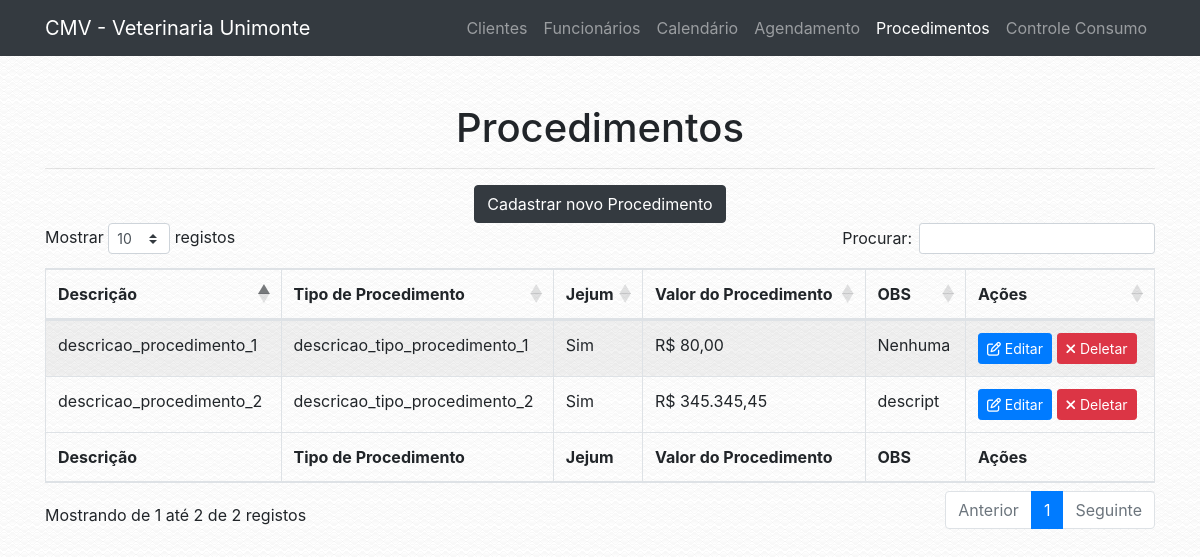
The page /procedimento.php on the database as committed earlier.
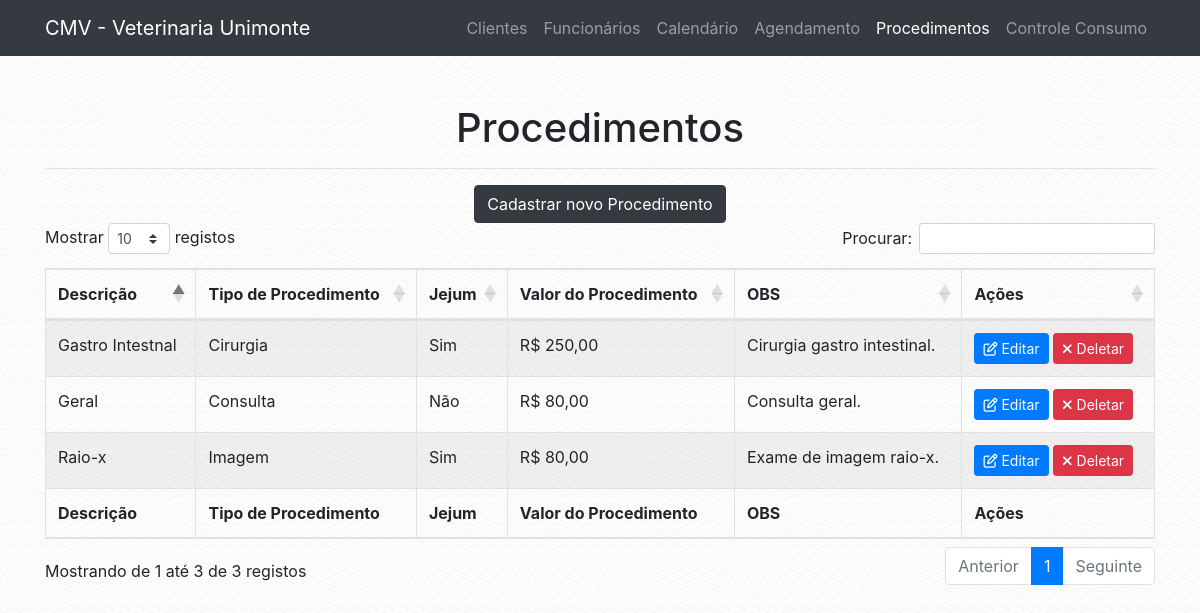
The same page on the database as committed later.
### tables this page shows
CREATE TABLE `tab_procedimento` (
  `COD_PROCEDIMENTO` int(13) NOT NULL,
  `COD_TIPO_PROCEDIMENTO` int(13) NOT NULL,
  `DESCRICAO` varchar(100) NOT NULL,
  `JEJUM` varchar(3) NOT NULL,
  `VALOR_PROCEDIMENTO` decimal(12,2) NOT NULL,
  `OBSERVACAO` varchar(100) NOT NULL
);

CREATE TABLE `tab_tipo_procedimento` (
  `COD_TIPO_PROCEDIMENTO` int(13) NOT NULL,
  `DESCRICAO` varchar(100) NOT NULL
);

### conf/navigation.php (called while the page is built)
<?php
$config = array(
        "name" => "CMV - Veterinaria Unimonte",
        "url" => "http://localhost/vet"
);
?>

### classes/app.php (called while the page is built, shortened)
<?php
class App {
    public function __construct() {
        if (file_exists('./conf/navigation.php')) {
            require './conf/navigation.php';
        } else {
            require '../conf/navigation.php';
        }
        $this->name = $config['name'];
        $this->url = $config['url'];
}
}

### conf/database.php (called while the page is built)
<?php
$conf = array(
        "server" => "localhost",
        "db_name" => "bd_veterinaria",
        "db_user" => "root",
        "db_password" => "root"
);
?>

### classes/dbconnect.php (called while the page is built, shortened)
<?php
class DbConnect {
    public function __construct() {
        $this->tbl_procedimento = "tab_procedimento";
        $this->tbl_tipo_procedimento = "tab_tipo_procedimento";
        if (file_exists('./conf/database.php')) {
            require './conf/database.php';
        } else {
            require '../conf/database.php';
        }
        $host = $conf['server'];
        $db_name = $conf['db_name'];
        $username = $conf['db_user'];
        $password = $conf['db_password'];
        try {
            $this->conn = new \PDO('mysql:host='.$host.';dbname='.$db_name.';charset=utf8', $username, $password);
        } catch (\PDOException $e) {
            die($e->getMessage());
        }
    }
}

### classes/procedimento.php (called while the page is built, shortened)
<?php
class Procedimento extends DbConnect{
    public static function obter_procedimentos(): array {
        $db = new DbConnect;
        $tbl_procedimento = $db->tbl_procedimento;
        try {
            $stmt = $db->conn->prepare("SELECT * FROM $tbl_procedimento");
            $stmt->execute();
            $result = $stmt->fetchAll(\PDO::FETCH_ASSOC);
            $result['status'] = true;
        } catch (\PDOExcepton $e) {
            $result['status'] = false;
            $result['message'] = "Error: " . $e->getMessage();
        }
        return $result;
    }
}

### classes/tipoprocedimento.php (called while the page is built, shortened)
<?php
class TipoProcedimento extends DbConnect{
    public static function obter_tipo_procedimento(int $COD_TIPO_PROCEDIMENTO): string {
        $db = new DbConnect;
        $tbl_tipo_procedimento = $db->tbl_tipo_procedimento;
        try {
            $stmt = $db->conn->prepare("SELECT DESCRICAO FROM $tbl_tipo_procedimento WHERE COD_TIPO_PROCEDIMENTO = :code LIMIT 1");
            $stmt->bindParam(":code", $COD_TIPO_PROCEDIMENTO, \PDO::PARAM_INT);
            $stmt->execute();
            $result = $stmt->fetch(\PDO::FETCH_ASSOC);
            return $result['DESCRICAO'];
        } catch (\PDOExcepton $e) {
            return "Error: " . $e->getMessage();
        }
    }
}

### procedimento.php (the view, shortened to what this page needs)
<?php
$app = new VeterinariaUnimonte\App;
?>
<!DOCTYPE html>
<html lang="en">
  <head>
    <?php
    require 'includes/global.php';
    ?>
  </head>
  <body>
    <?php
    $page_id = 5;
    require 'includes/header.php';
    ?>
    <div class="container">
      <div class="row">
        <div class="col-lg-12">
            <br>
            <br>
            <h1 class="text-center">Procedimentos</h1>
            <hr>
            <?php
if (!isset($_GET['f'])) {
    echo '<div class="text-center"><a href="?f=cadastrar" class="btn btn-dark">Cadastrar novo Procedimento</a></div>';
    echo '
    <table id="medicos" class="table table-striped table-bordered" style="width:100%">
        <thead>
            <tr>
                <th>Descrição</th>
                <th>Tipo de Procedimento</th>
                <th>Jejum</th>
                <th>Valor do Procedimento</th>
                <th>OBS</th>
                <th>Ações</th>
            </tr>
        </thead>
        <tbody>
            ';
            $procedimentos_data = VeterinariaUnimonte\Procedimento::obter_procedimentos();
            foreach ($procedimentos_data as $procedimento) {
            if (isset($procedimento['COD_PROCEDIMENTO'])) {
            echo '<tr>
                <td>'.$procedimento['DESCRICAO'].'</td>
                <td>'.VeterinariaUnimonte\TipoProcedimento::obter_tipo_procedimento($procedimento['COD_TIPO_PROCEDIMENTO']).'</td>
                <td>'.$procedimento['JEJUM'].'</td>
                <td>R$ '.number_format($procedimento['VALOR_PROCEDIMENTO'], 2, ',', '.').'</td>
                <td>'.$procedimento['OBSERVACAO'].'</td>
                <td><a class="btn btn-primary btn-sm" href="?f=edit&id='.$procedimento['COD_PROCEDIMENTO'].'"><i class="fa fa-pencil-square-o" aria-hidden="true"></i> Editar</a> <a class="btn btn-danger btn-sm" href="?f=remove&id='.$procedimento['COD_PROCEDIMENTO'].'"><i class="fa fa-times" aria-hidden="true"></i> Deletar</a></td>
            </tr>';
            }
          }
    echo '</tbody>
        <tfoot>
            <tr>
            <th>Descrição</th>
                <th>Tipo de Procedimento</th>
                <th>Jejum</th>
                <th>Valor do Procedimento</th>
                <th>OBS</th>
                <th>Ações</th>
            </tr>
        </tfoot>
    </table>
    <br><br>
    <link rel="stylesheet" href="'.$app->url.'/vendor/datatables/datatables/media/css/dataTables.bootstrap4.min.css">
          <script src="'.$app->url.'/vendor/datatables/datatables/media/js/jquery.dataTables.min.js"></script>
          <script src="'.$app->url.'/vendor/datatables/datatables/media/js/dataTables.bootstrap4.min.js"></script>
          <script>$(document).ready(function() {
            $("#medicos").DataTable({
              "language": {
                "sEmptyTable":   "Nenhum registro encontrado",
                "sProcessing":   "A processar...",
                "sLengthMenu":   "Mostrar _MENU_ registos",
                "sZeroRecords":  "Não foram encontrados resultados",
                "sInfo":         "Mostrando de _START_ até _END_ de _TOTAL_ registos",
                "sInfoEmpty":    "Mostrando de 0 até 0 de 0 registos",
                "sInfoFiltered": "(filtrado de _MAX_ registos no total)",
                "sInfoPostFix":  "",
                "sSearch":       "Procurar:",
                "sUrl":          "",
                "oPaginate": {
                    "sFirst":    "Primeiro",
                    "sPrevious": "Anterior",
                    "sNext":     "Seguinte",
                    "sLast":     "Último"
                },
                "oAria": {
                    "sSortAscending":  ": Ordenar colunas de forma ascendente",
                    "sSortDescending": ": Ordenar colunas de forma descendente"
                }
              }
          });
        } );</script>';
  } else if ($_GET['f'] == "remove" and isset($_GET['id'])) {
    $remover_procedimento = VeterinariaUnimonte\Procedimento::deletar_procedimento($_GET['id']);
    if ($remover_procedimento['status'] == true) {
      echo '<div class="alert alert-success" role="alert"><i class="fa fa-check"></i> ' . $remover_procedimento['message'] . '</div>';
    } else if ($remover_procedimento['status'] == false) {
      echo '<div class="alert alert-danger" role="alert"><i class="fa fa-times"></i> ' . $remover_procedimento['message'] . '</div>';
    }
  } else if ($_GET['f'] == "edit" and isset($_GET['id'])) {
    $procedimento_data = VeterinariaUnimonte\Procedimento::obter_procedimento($_GET['id']);
    if (isset($procedimento_data['COD_PROCEDIMENTO'])) {
      if (isset($_POST['DESCRICAO'])) {
        $procedimento = VeterinariaUnimonte\Procedimento::alterar_procedimento($procedimento_data['COD_PROCEDIMENTO'], $_POST);
            if ($procedimento['status'] == true) {
              echo '<div class="alert alert-success" role="alert"><i class="fa fa-check"></i> ' . $procedimento['message'] . '</div>';
            } else {
                echo '<div class="alert alert-danger" role="alert"><i class="fa fa-times"></i> <strong>Error!</strong> ' . $procedimento['message'] . '</div>';
            }
    } else {
      ?>
      <form method="POST" action="procedimento.php?f=edit&id=<?php echo $_GET['id']; ?>">
      <div class="form-group">
              <label for="nome">Descrição do Procedimento <span style="color: red;">*</span></label>
              <input type="text" class="form-control" id="DESCRICAO" name="DESCRICAO" placeholder="Ex: Castração" value="<?php echo $procedimento_data['DESCRICAO']; ?>">
            </div>
            <div class="form-group">
              <label for="COD_TIPO_PROCEDIMENTO">Tipo de Procedimento <span style="color: red;">*</span></label>
              <select class="form-control" id="COD_TIPO_PROCEDIMENTO" name="COD_TIPO_PROCEDIMENTO"> <option disabled>Selecione...</option>
              <?php
              foreach (VeterinariaUnimonte\TipoProcedimento::obter_tipo_procedimentos() as $TipoProcedimento) {
              if (isset($TipoProcedimento['COD_TIPO_PROCEDIMENTO'])) {
              echo '<option value="'.$TipoProcedimento['COD_TIPO_PROCEDIMENTO'].'"';
              if ($procedimento_data['COD_TIPO_PROCEDIMENTO'] == $TipoProcedimento['COD_TIPO_PROCEDIMENTO']) {
                echo ' selected';
              }
              echo '>'.$TipoProcedimento['DESCRICAO'].'</option>\n';
              }
              }
              ?>
               </select>
            </div>
            <div class="form-group">
              <label for="JEJUM">Jejum? <span style="color: red;">*</span></label>
              <select class="form-control" id="JEJUM" name="JEJUM">
              <option disabled>Selecione...</option>
              <option value="Sim"<?php if ($procedimento_data['JEJUM'] == "Sim") echo " selected"; ?>>Sim</option>
              <option value="Não"<?php if ($procedimento_data['JEJUM'] == "Não") echo " selected"; ?>>Não</option>
              </select>
            </div>
            <div class="form-group">
              <label for="VALOR_PROCEDIMENTO">Valor Procedimento <span style="color: red;">*</span></label>
              <input type="text" class="form-control" id="VALOR_PROCEDIMENTO" name="VALOR_PROCEDIMENTO" data-thousands="." placeholder="Ex: R$ 80,00" data-decimal="," data-prefix="R$ " value="<?php echo 'R$ '. number_format($procedimento_data['VALOR_PROCEDIMENTO'], 2, ',', '.'); ?>" />
            </div>
              <div class="form-group">
                <label for="OBSERVACAO">Observação <span style="color: red;">*</span></label>
                <textarea class="form-control" id="OBSERVACAO" name="OBSERVACAO" placeholder="Descreva uma observação (se necessário)..."><?php echo $procedimento_data['OBSERVACAO']; ?></textarea>
              </div>
              <hr>
            <div class="text-right">
              <button type="submit" class="btn btn-large btn-success"><i class="fa fa-floppy-o" aria-hidden="true"></i> Salvar Dados</button>
            </div>
            <div id="error_message" style="margin-top: 2%;"></div>
            </div>
            </div>
            </form>
            </div>
            <br><br>
            <script src='<?php echo $app->url; ?>/js/conferir_campos3.js'></script>
    <?php
    }
    } else {
      echo '<div class="alert alert-danger" role="alert"><i class="fa fa-times"></i> Esse funcionário não existe ou acabou de ser removido.</div>';
    }
}
?>
  </body>
</html>

### includes/global.php
<?php
echo '<meta charset="utf-8">
      <meta name="viewport" content="width=device-width, initial-scale=1, shrink-to-fit=no">
      <meta name="description" content="Vet System">
      <meta name="author" content="THIAGO CASSIMIRO DE MELO OLIVEIRA, HUMBERTO ROCHA GUIMARÃES, HENRIQUE KOZLOV SOUZA, GABRIEL RUIZ GUIMARÃES MELITO, VALDIR SANTOS JÚNIOR, GABRIEL LOPES SOUZA, VICTOR SILVERIO DE SOUZA JUNIOR, MARIA HELENA DA SILVA ARAÚJO, JOÃO VICTOR NUNES DOS SANTOS, MARCOS VINÍCIUS ASSUNÇÃO F. OLIVIEIRA">
      <link rel="icon" type="image/png" href="'.$app->url.'/images/favicon.ico">
      <script src="'.$app->url.'/vendor/components/jquery/jquery.min.js" type="application/javascript"></script>
      <script src="'.$app->url.'/vendor/components/bootstrap/js/bootstrap.min.js" type="application/javascript"></script>
      <link href="'.$app->url.'/vendor/components/bootstrap/css/bootstrap.min.css" rel="stylesheet" media="screen">
      <link rel="stylesheet" href="'.$app->url.'/vendor/fortawesome/font-awesome/css/font-awesome.min.css">
      <script src="'.$app->url.'/js/buscar_cep.js" type="application/javascript"></script>
      <style>body{background: url("'.$app->url.'/images/background.png") repeat;}</style>
  ';

### includes/header.php (shortened to what this page needs)
<nav class="navbar navbar-expand-lg navbar-dark bg-dark static-top">
      <div class="container">
        <a class="navbar-brand" href="<?php echo $app->url; ?>/index.php"><?php echo $app->name; ?></a>
        <div class="collapse navbar-collapse" id="navbarResponsive">
          <ul class="navbar-nav ml-auto">
            <li class="nav-item<?php if ($page_id == 1) echo " active"; ?>">
              <a class="nav-link" href="<?php echo $app->url; ?>/cliente.php">Clientes</a>
            </li>
            <li class="nav-item<?php if ($page_id == 2) echo " active"; ?>">
              <a class="nav-link" href="<?php echo $app->url; ?>/funcionario.php">Funcionários</a>
            </li>
            <li class="nav-item<?php if ($page_id == 3) echo " active"; ?>">
              <a class="nav-link" href="<?php echo $app->url; ?>/calendario_select.php">Calendário</a>
            </li>
            <li class="nav-item<?php if ($page_id == 4) echo " active"; ?>">
              <a class="nav-link" href="<?php echo $app->url; ?>/agendamento.php">Agendamento</a>
            </li>
            <li class="nav-item<?php if ($page_id == 5) echo " active"; ?>">
              <a class="nav-link" href="<?php echo $app->url; ?>/procedimento.php">Procedimentos</a>
            </li>
            <li class="nav-item<?php if ($page_id == 6) echo " active"; ?>">
              <a class="nav-link" href="<?php echo $app->url; ?>/controle_consumo.php">Controle&nbsp;Consumo</a>
            </li>
          </ul>
        </div>
      </div>
    </nav>

Rows that differ between the two databases and show on the page:
changed tab_procedimento: DESCRICAO "descricao_procedimento_1" → "Raio-x"; COD_TIPO_PROCEDIMENTO.DESCRICAO "descricao_tipo_procedimento_1" → "Imagem"; OBSERVACAO "Nenhuma" → "Exame de imagem raio-x."
changed tab_procedimento: DESCRICAO "descricao_procedimento_2" → "Gastro Intestnal"; COD_TIPO_PROCEDIMENTO.DESCRICAO "descricao_tipo_procedimento_2" → "Cirurgia"; VALOR_PROCEDIMENTO "345.345,45" → "250,00"; OBSERVACAO "descript" → "Cirurgia gastro intestinal."
added tab_procedimento: DESCRICAO "Geral", COD_TIPO_PROCEDIMENTO.DESCRICAO "Consulta", JEJUM "Não", VALOR_PROCEDIMENTO "80,00", OBSERVACAO "Consulta geral."
Other text that changed with them:
text written by a page script: "Mostrar registos Procurar: Mostrando de 1 até 2 de 2 registos Anterior 1 Seguinte" → "Mostrar registos Procurar: Mostrando de 1 até 3 de 3 registos Anterior 1 Seguinte"
